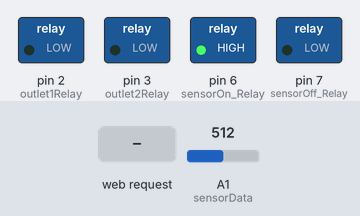
Recording of a sketch running on a simulated Arduino Uno, built with avr-gcc and run on an emulated ATmega328P. Shown: switched loads named in the sketch (green lamp = pin HIGH). The inputs (shaded band) are chosen by the test bench; at power-on: A1 (sensorData) = 512. WiFi joins after 1.5 s; servers stay silent unless stated; pins used as bus, display or sensor lines are not drawn.

Above: at 1.2 s.
1.3 s: HTTP request GET /?device1=1 received
At 1.6 s:
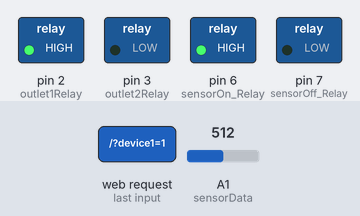
2.8 s: HTTP request GET /?device2=1 received
At 3.9 s:
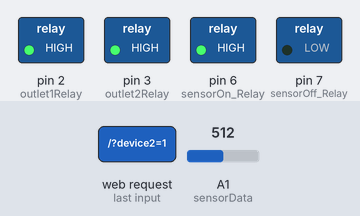
4.3 s: HTTP request GET /?device1=0 received
At 5.1 s:
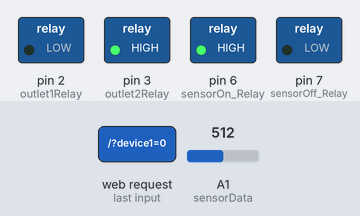
5.8 s: HTTP request GET /?device2=0 received
At 6.2 s:
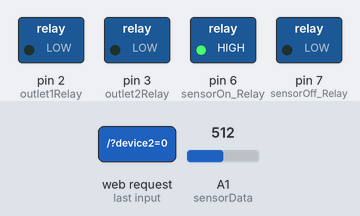
Timing chart, 0 to 8.3 s (numbered marks = the images above; inputs shaded):
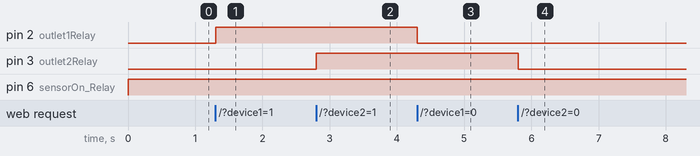

Measured:
- after the input at 1.3 s, pin 2 (outlet1Relay): LOW → HIGH at once
- after the input at 2.8 s, pin 3 (outlet2Relay): LOW → HIGH at once
- after the input at 4.3 s, pin 2 (outlet1Relay): HIGH → LOW at once
- after the input at 5.8 s, pin 3 (outlet2Relay): HIGH → LOW at once

The sketch:

Arduio.ino
```cpp
#include <SPI.h>
#include <Ethernet.h>
#include <EEPROM.h>


long timeOn=0;
long timeOff=0;
long cons =0;
long samplecount=0;
long consAvg=0;
long totalCons = 0;
float vpc=4.8828125;
bool sensorOn = true;
int month=0;

String buffer = "";
String myreply = "";


//pins 2 3 4 5 => relay control
//pin A1 => sensor data

int outlet1Relay = 2;
int outlet2Relay = 3;
int sensorOn_Relay = 6;
int sensorOff_Relay = 7;
int VCC1 = 10;
int VCC2 = 11;

#define sensorData  A1

// Set the MAC address
byte mac[] = {0xDE, 0xAD, 0xBE, 0xEF, 0xFE, 0xED};

// Set the IP address
IPAddress ip(192, 168, 1, 178);

// Start a server at port 80 (http)
EthernetServer server(80);


void reply(EthernetClient client){
  client.println("HTTP/1.1 200 ok");
  client.println();
}

void setup() {
  // Open serial communications
  Serial.begin(9600);
  // start the Ethernet connection and the server
  Ethernet.begin(mac, ip);
  server.begin();

  pinMode(outlet1Relay, OUTPUT);
  pinMode(outlet2Relay, OUTPUT);
  pinMode(sensorOn_Relay, OUTPUT);
  pinMode(sensorOff_Relay, OUTPUT);
  pinMode(VCC1,OUTPUT);
  pinMode(VCC2,OUTPUT);
  pinMode(sensorData,INPUT);
}


void loop() {
  digitalWrite(VCC1, HIGH);
  digitalWrite(VCC2,LOW);


  // Check if client connected
  EthernetClient client = server.available();
  if (client)
   checkClientRequest(client);

  if(sensorOn && millis() > timeOn + 60000){
    //turn off sensor
    digitalWrite(sensorOff_Relay, HIGH);
    digitalWrite(sensorOn_Relay, LOW);

    timeOff=millis();
    sensorOn= false;
    consAvg = cons/samplecount;
    totalCons = EEPROMReadlong(0)+consAvg;
    EEPROMWritelong(0,totalCons);

    }else if(!sensorOn && millis() > timeOff + 240000){
      //turn on sensor
      digitalWrite(sensorOn_Relay, HIGH);
      digitalWrite(sensorOff_Relay, LOW);
      timeOn=millis();
      samplecount = 0;
      cons=0;
      sensorOn = true;
    }else if(sensorOn && millis() > timeOn + (6000*samplecount)){
    //read sensor
    digitalWrite(sensorOn_Relay, HIGH);
    /////////////////////////////////////////////////////////
    //sq???????
    cons += sq(analogRead(sensorData)-512);
    //////////////////////////////////////////////////////////
    samplecount++;
  }
}


long EEPROMReadlong(long address) {
  long four = EEPROM.read(address);
  long three = EEPROM.read(address + 1);
  long two = EEPROM.read(address + 2);
  long one = EEPROM.read(address + 3);

  return ((four << 0) & 0xFF) + ((three << 8) & 0xFFFF) + ((two << 16) & 0xFFFFFF) + ((one << 24) & 0xFFFFFFFF);
}

void EEPROMWritelong(int address, long value) {
  byte four = (value & 0xFF);
  byte three = ((value >> 8) & 0xFF);
  byte two = ((value >> 16) & 0xFF);
  byte one = ((value >> 24) & 0xFF);

  EEPROM.write(address, four);
  EEPROM.write(address + 1, three);
  EEPROM.write(address + 2, two);
  EEPROM.write(address + 3, one);
}

void checkClientRequest(EthernetClient client){
   boolean currentLineIsBlank = true;
   while (client.connected()) {
     if (client.available()) {
       char c = client.read();// Read the data of the client
       buffer += c; // Store the data in a buffer
       if (c == '\n' && currentLineIsBlank) {
         // if 2x new line ==> Request ended
         // send a standard http response header
         client.println("HTTP/1.1 200 Ok");
         client.println("Content-Type: text/html");
         client.println("Connection: close");
         client.println(myreply);
         client.println(); // Blank line ==> end response
         delay(1);
         client.stop();
       }
       if (c == '\n') { // if New line
         currentLineIsBlank = true;
         buffer = "";  // Clear buffer
       }else if (c == '\r') {
         handelRequest(client);
       }else{
         currentLineIsBlank = false;
       }
     }
   }
 }


void handelRequest(EthernetClient client){
  if(buffer.indexOf("GET /?device1=1")>=0) {
    reply(client);
    myreply="device1=1";
    digitalWrite(outlet1Relay, HIGH); // device 1 > on
    }
  if(buffer.indexOf("GET /?device1=0")>=0) {
    reply(client);
    myreply="device1=0";
    digitalWrite(outlet1Relay, LOW); // device 1 > off
    }
  if(buffer.indexOf("GET /?device2=1")>=0) {
    reply(client);
    myreply="device2=1";
    digitalWrite(outlet2Relay, HIGH); // device 2 > on
    }
  if(buffer.indexOf("GET /?device2=0")>=0) {
    reply(client);
    myreply="device2=0";
    digitalWrite(outlet2Relay, LOW); // device 2 > off
    }
  if(buffer.indexOf("GET /?device3=1")>=0) {
    reply(client);
    myreply="device3=1";
    digitalWrite(4, HIGH); // device 3 > on
    }
  if(buffer.indexOf("GET /?device3=0")>=0) {
    reply(client);
    myreply="device3=0";
    digitalWrite(4, LOW); // device 3 > off
    }
  if(buffer.indexOf("GET /?device4=1")>=0) {
    reply(client);
    myreply="device4=1";
    digitalWrite(5, HIGH); // device 3 > on
    }
  if(buffer.indexOf("GET /?device4=0")>=0) {
    reply(client);
    myreply="device4=0";
    digitalWrite(5, LOW); // device 3 > off
    }
  if(buffer.indexOf("GET /?DevicesStates")>=0) {
    if(digitalRead(outlet1Relay)==HIGH){
      reply(client);
      myreply += "device1=1";
     }else if(digitalRead(outlet1Relay)==LOW){
      reply(client);
      myreply += "device1=0";
      }

    if(digitalRead(outlet2Relay)==HIGH){
     reply(client);
     myreply += "device2=1";
     }else if(digitalRead(outlet2Relay)==LOW){
       reply(client);
       myreply += "device2=0";
       }
     if(digitalRead(4)==HIGH){
      client.println("HTTP/1.1 200 ok");
      client.println();
      myreply += "device3=1";
      }else if(digitalRead(4)==LOW){
         reply(client);
         myreply += "device3=0";
         }
     if(digitalRead(5)==HIGH){
       reply(client);
       myreply += "device4=1";
     }else if(digitalRead(5)==LOW){
       reply(client);
       myreply += "device4=0";
     }
  }
  if(buffer.indexOf("GET /?getCons")>=0){
   reply(client);
   //myreply = ("cons=" + 100);
   myreply = "cons=";
   myreply += EEPROMReadlong(0);
  }
}
```
